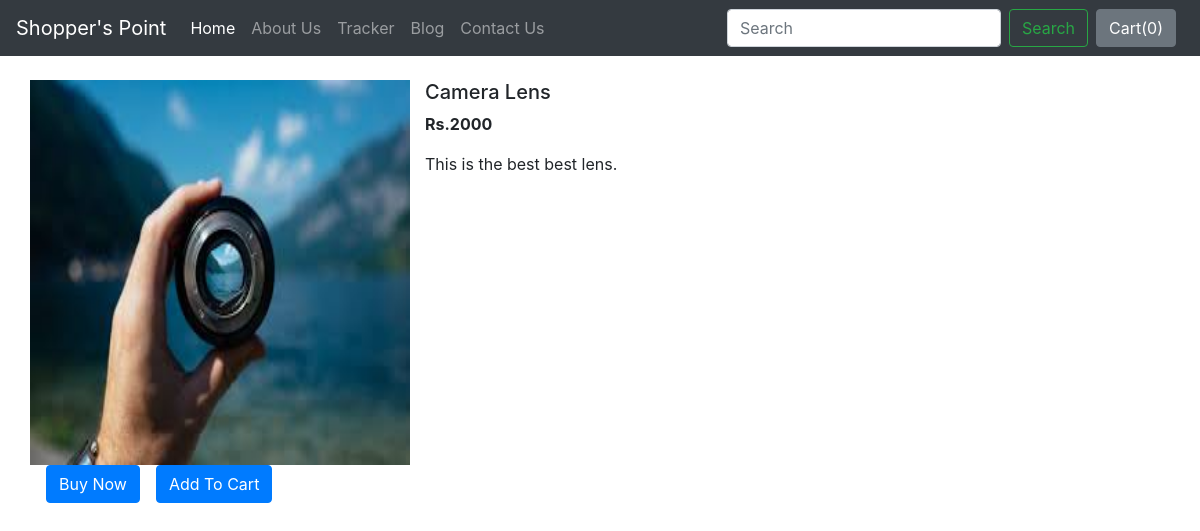
Screenshot of /shop/products/2 with the database file from the repository.
### shop/views.py (the view)
# urls.py: path("products/<int:myid>", views.productView, name="ProductView"),
def productView(request, myid):
    product = Product.objects.filter(id=myid)
    return render(request, 'shop/prodView.html', {'product':product[0]})

### shop/templates/shop/prodView.html (shortened to what this page needs)
{% extends 'shop/basic.html' %}
{% block body %}
<div class="container my-4">
    <div class="row">
    <div class="col-md-4">
    <div class="row">
        <img src="/media/{{product.image}}" width="380px" height="385px">
    </div>
        <div class="row">
            <button class="btn btn-primary mx-3">Buy Now</button>
            <button class="btn btn-primary">Add To Cart</button>
        </div>
    </div>
    <div class="col-md-8">
        <h5>{{product.product_name}}</h5>
        <p><b>Rs.{{product.price}} </b></p>
        <p>{{product.desc}}</p>
    </div>
    </div>
</div>
{% endblock %}

### rows the page displays
Product: image (picture), product_name "Camera Lens", price "2000", desc "This is the best best lens."
